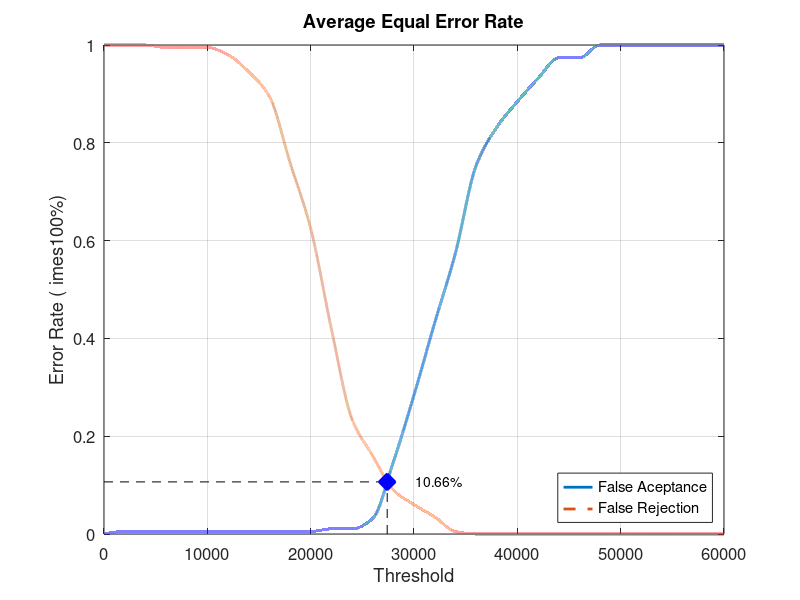
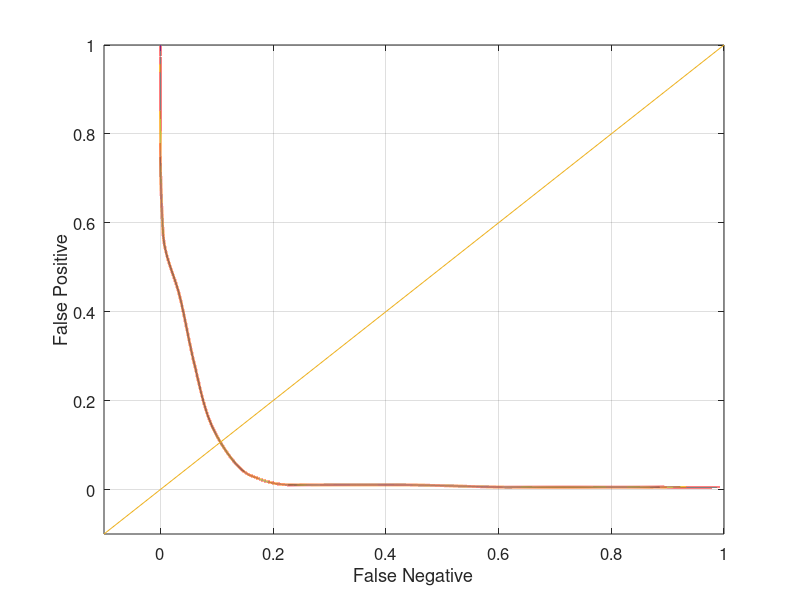

Write the MATLAB code that produced these figures, in order.
close all;
clear;
clc;
x = 0:2000:60000;
xq = 0:0.5:60000;

y0 = [0 0.00526316 0.00526316 0.00526316 0.00526316 0.00526316 0.00526316 0.00526316 0.00526316 0.00526316 0.00526316 0.0105263 0.0105263 0.0315789 0.147368 0.284211 0.431579 0.573684 0.752632 0.831579 0.884211 0.931579 0.973684 0.973684 1 1 1 1 1 1 1]
yy0 = interp1(x, y0, xq, 'pchip');
y1 = [1 1 1 0.995 0.995 0.995 0.98 0.945 0.895 0.76 0.625 0.42 0.235 0.16 0.09 0.06 0.035 0.005 0 0 0 0 0 0 0 0 0 0 0 0 0]
yy1 = interp1(x, y1, xq, 'pchip');

% Calculating EER: 
y2 = abs(y0 - y1);
find(y2 == min(y2))
yy2 = abs(yy0 - yy1);
xEER = find(yy2 == min(yy2));
xEERIndex = xq(xEER) % X-axis EER
yEER = yy0(xEER) % Y-axis EER

main = figure
plot(xq, yy0,'-','LineWidth', 2);	hold on
plot(xq, yy1,'--','LineWidth', 2);	hold on
plot([xEERIndex xEERIndex], [0 yEER], 'k--');	hold on
plot([0 xEERIndex], [yEER yEER], 'k--');	hold on
plot(xEERIndex, yEER, 'bx', 'LineWidth', 10);	hold on
text(xEERIndex + 10 * xEERIndex / 100, yEER, [num2str(round((10000 * yEER)) / 100) '%'])
legend('False Aceptance', 'False Rejection', 'Location', 'SouthEast')
xlabel('Threshold')
ylabel('Error Rate (	imes100%)')
title('Average Equal Error Rate')
set(gca, 'FontSize', 12)
axis([0 60000 0 1])
grid on

print(main, 'Database4_2Main', '-dpng');
FNRxFPR = figure('Color', [1 1 1]);
plot(yy1, yy0, '-', yy1, yy0, 'LineWidth', 2);
hold on
y = -0.1:0.1:1
plot(y, y); 
set(gca, 'FontSize', 12)
xlabel('False Negative')
ylabel('False Positive')
axis([-0.1 1 -0.1 1])
set(gca, 'FontSize', 12)
grid on

print(FNRxFPR, 'Database4_2FNRxFPR','-dpng');
